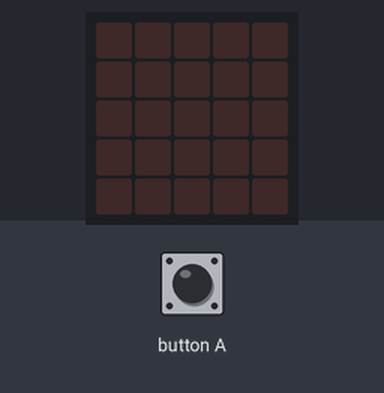
This program was run on a simulated BBC micro:bit running MicroPython. On the bench: the board's 5×5 LED display. The test bench sets the inputs (shaded band).

Above: at 1.2 s.
1.3 s: button A pressed for 0.15 s
At 2.3 s:
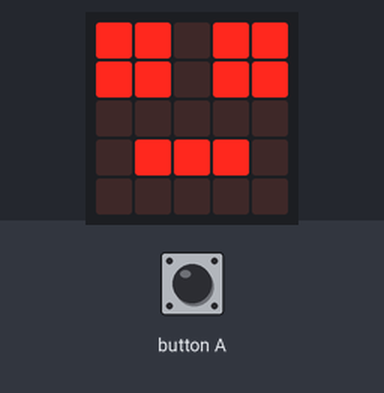
2.9 s: button A pressed for 1 s
At 3.6 s:
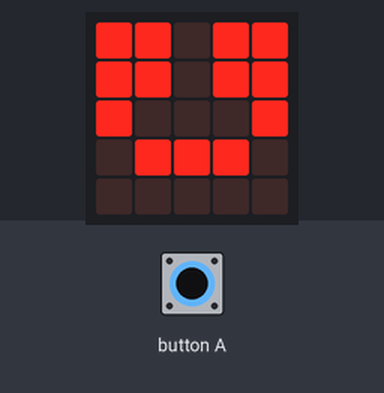
5.4 s: button A pressed for 0.15 s
At 6.6 s:
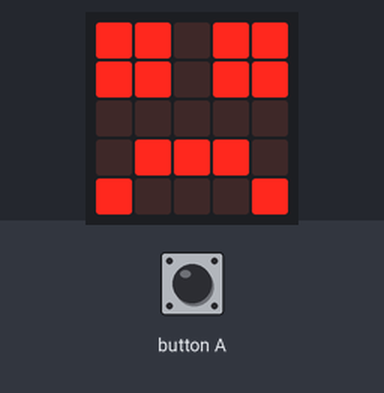
7.0 s: button A pressed for 3.2 s
At 7.9 s:
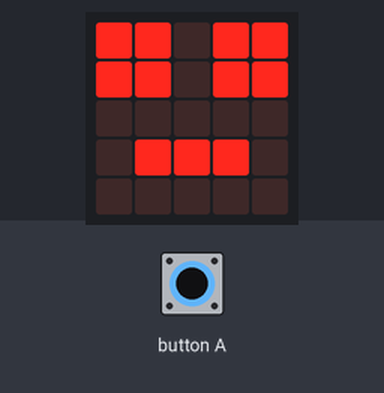
Timing chart, 0 to 10.0 s (numbered marks = the images above; inputs shaded):
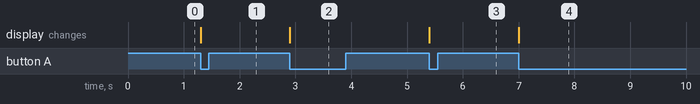

Measured:
- after the input at 1.3 s, the display: changes at once (image 1)
- after the input at 2.9 s, the display: changes at once (image 2)
- after the input at 5.4 s, the display: changes at once (image 3)
- after the input at 7.0 s, the display: changes at once (image 4)

The program:

emoji_switcher.py
```python
from microbit import *

neutral_emoji = Image("99099:"
                      "99099:"
                      "00000:"
                      "09990:"
                      "00000")

happy_emoji = Image("99099:"
                    "99099:"
                    "90009:"
                    "09990:"
                    "00000")

sad_emoji = Image("99099:"
                  "99099:"
                  "00000:"
                  "09990:"
                  "90009")

emojis = [neutral_emoji, happy_emoji, sad_emoji]

current_emoji_index = 0

while True:
    if button_a.was_pressed():
        current_emoji = emojis.pop(current_emoji_index)
        display.show(current_emoji)
        emojis.insert(current_emoji_index, current_emoji)
        if current_emoji_index == len(emojis) - 1:
            current_emoji_index = 0
        else:
            current_emoji_index = current_emoji_index + 1
```
